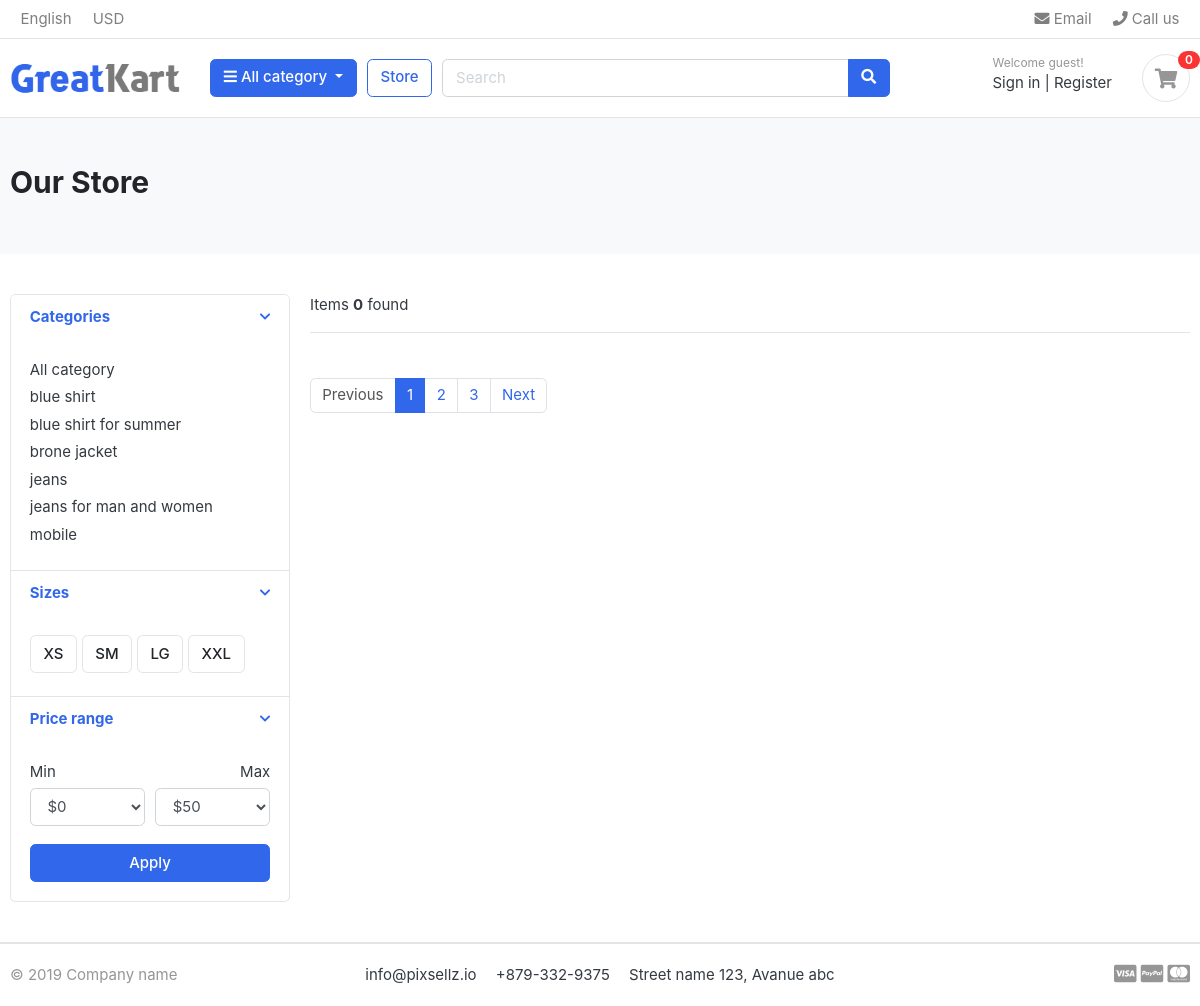
/store/brone-jacket/, run on the app's committed database.
### category/models.py (models this page shows, shortened)
class Category(models.Model):
    category_name = models.CharField(max_length=100, unique=True, verbose_name="Category Name")
    slug = models.SlugField(max_length=100, unique=True, blank=True, verbose_name="URL Slug")
    parent = models.ForeignKey('self', on_delete=models.CASCADE, null=True, blank=True, related_name='children', verbose_name="Parent Category")
    description = models.TextField(blank=True, null=True, verbose_name="Category Description")
    cat_image = models.ImageField(upload_to='photo/categories', blank=True, null=True, verbose_name="Category Image")
    created_at = models.DateField(auto_now_add=True, verbose_name="Created At")
    updated_at = models.DateField(auto_now=True, verbose_name="Updated At")
    class Meta:
        verbose_name = "Category"
        verbose_name_plural = "Categories"
        ordering = ['category_name']  # Changed from 'name' to 'category_name'
    def get_url(self):
        return reverse('product_by_category', args=[self.slug])

### store/views.py (the view)
# urls.py: path('store/',include('store.urls')),
def store(request, category_slug=None):
    categories = None
    products = None
    if category_slug:
        categories = get_object_or_404(Category, slug=category_slug)
        products = Product.objects.filter(category=categories, is_available=True)
    else:
        products = Product.objects.filter(is_available=True)  # Fix here
    product_count = products.count()
    context = {
        'products': products,
        'product_count': product_count,
        'categories': categories,
    }
    return render(request, 'store/store.html', context)

### category/context_processors.py (called while the page is built)
def menu_links(request):
    links = Category.objects.all()
    return dict(links=links)

### templates/store/store.html (shortened to what this page needs)
{% extends "base.html" %}
{% load static  %}
{% block content %}
<section class="section-pagetop bg">
    <div class="container">
        <h2 class="title-page">Our Store</h2>
    </div>
    </section>
    <section class="section-content padding-y">
    <div class="container">
    <div class="row">
        <aside class="col-md-3">
    <div class="card">
        <article class="filter-group">
            <header class="card-header">
                <a href="#" data-toggle="collapse" data-target="#collapse_1" aria-expanded="true" class="">
                    <i class="icon-control fa fa-chevron-down"></i>
                    <h6 class="title">Categories</h6>
                </a>
            </header>
            <div class="filter-content collapse show" id="collapse_1" style="">
                <div class="card-body">
                    <ul class="list-menu">
                    <li><a href="{% url 'store' %}">All category</a></li>
                        {% for category in links %}
                    <li><a href="{{category.get_url}}">{{category.category_name }}</a></li>
                        {% endfor %}
                    </ul>
                </div>
            </div>
        </article>
        <article class="filter-group">
            <header class="card-header">
                <a href="#" data-toggle="collapse" data-target="#collapse_4" aria-expanded="true" class="">
                    <i class="icon-control fa fa-chevron-down"></i>
                    <h6 class="title">Sizes </h6>
                </a>
            </header>
            <div class="filter-content collapse show" id="collapse_4" style="">
                <div class="card-body">
                  <label class="checkbox-btn">
                    <span class="btn btn-light"> XS </span>
                  </label>
                  <label class="checkbox-btn">
                    <span class="btn btn-light"> SM </span>
                  </label>
                  <label class="checkbox-btn">
                    <span class="btn btn-light"> LG </span>
                  </label>
                  <label class="checkbox-btn">
                    <span class="btn btn-light"> XXL </span>
                  </label>
            </div>
            </div>
        </article>
        <article class="filter-group">
            <header class="card-header">
                <a href="#" data-toggle="collapse" data-target="#collapse_3" aria-expanded="true" class="">
                    <i class="icon-control fa fa-chevron-down"></i>
                    <h6 class="title">Price range </h6>
                </a>
            </header>
            <div class="filter-content collapse show" id="collapse_3" style="">
                <div class="card-body">
                    <div class="form-row">
                    <div class="form-group col-md-6">
                      <label>Min</label>
                          <select class="mr-2 form-control">
                            <option value="0">$0</option>
                        </select>
                    </div>
                    <div class="form-group text-right col-md-6">
                      <label>Max</label>
                          <select class="mr-2 form-control">
                            <option value="50">$50</option>
                        </select>
                    </div>
                    </div>
                    <button class="btn btn-block btn-primary">Apply</button>
                </div>
            </div>
        </article>
    </div>
        </aside>
        <main class="col-md-9">
    <header class="border-bottom mb-4 pb-3">
            <div class="form-inline">
                <span class="mr-md-auto">Items <b>{{ product_count }}</b> found </span>
            </div>
    </header>
    <nav class="mt-4" aria-label="Page navigation sample">
      <ul class="pagination">
        <li class="page-item disabled"><a class="page-link" href="#">Previous</a></li>
        <li class="page-item active"><a class="page-link" href="#">1</a></li>
        <li class="page-item"><a class="page-link" href="#">2</a></li>
        <li class="page-item"><a class="page-link" href="#">3</a></li>
        <li class="page-item"><a class="page-link" href="#">Next</a></li>
      </ul>
    </nav>
        </main>
    </div>
    </div>
    </section>
{% endblock  %}

### static/css/ui.css (style rules this page uses)
html { font-family: "Inter", sans-serif; font-size: 15px; }
.padding-y { padding-top: 40px; padding-bottom: 40px; }
article:after, .form-group:after { display: block; clear: both; content: ""; }
.bg { background-color: #f8f9fa; }
.title-page { color: #212529; }
.btn-light { background-color: #fff; border-color: #e4e4e4; }
[class*=list-] li:after { visibility: hidden; display: block; content: ""; overflow: hidden; height: 0; clear: both; }
.list-menu { list-style: none; margin: 0; padding-left: 0; }
.list-menu li { margin-bottom: 5px; }
.list-menu a { color: #343a40; }
.icon-control { margin-top: 5px; float: right; font-size: 80%; }
.card-header .title { margin-bottom: 0; line-height: 1.5; }
.filter-group { border-bottom: 1px solid #e4e4e4; }
.filter-group .card-header { border-bottom: 0; }
.filter-group:last-child { border-bottom: 0; }
.checkbox-btn { position: relative; }
.section-pagetop { padding: 45px 0; }

### data on the page
Category: category_name "blue shirt"
Category: category_name "blue shirt for summer"
Category: category_name "brone jacket"
Category: category_name "jeans"
Category: category_name "jeans for man and women"
Category: category_name "mobile"

### other printed values
{{ product_count }} "0"
